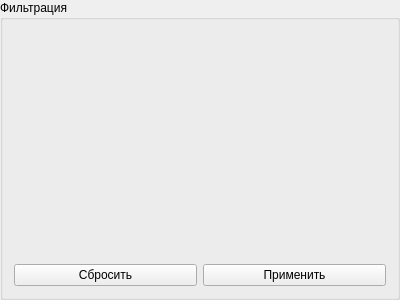
<?xml version="1.0" encoding="UTF-8"?>
<ui version="4.0">
 <class>GroupBox</class>
 <widget class="QGroupBox" name="GroupBox">
  <property name="geometry">
   <rect>
    <x>0</x>
    <y>0</y>
    <width>400</width>
    <height>300</height>
   </rect>
  </property>
  <property name="windowTitle">
   <string>GroupBox</string>
  </property>
  <property name="title">
   <string>Фильтрация</string>
  </property>
  <layout class="QVBoxLayout" name="verticalLayout">
   <item>
    <layout class="QFormLayout" name="formLayout"/>
   </item>
   <item>
    <spacer name="verticalSpacer">
     <property name="orientation">
      <enum>Qt::Vertical</enum>
     </property>
     <property name="sizeHint" stdset="0">
      <size>
       <width>20</width>
       <height>40</height>
      </size>
     </property>
    </spacer>
   </item>
   <item>
    <layout class="QHBoxLayout" name="horizontalLayout">
     <item>
      <widget class="QPushButton" name="resetButton">
       <property name="text">
        <string>Сбросить</string>
       </property>
      </widget>
     </item>
     <item>
      <widget class="QPushButton" name="applyButton">
       <property name="text">
        <string>Применить</string>
       </property>
      </widget>
     </item>
    </layout>
   </item>
  </layout>
 </widget>
 <resources/>
 <connections/>
</ui>
